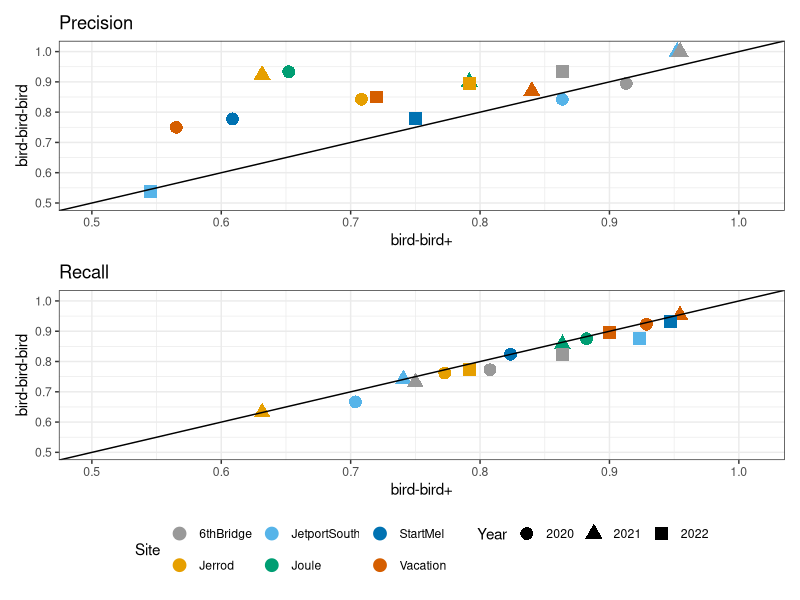
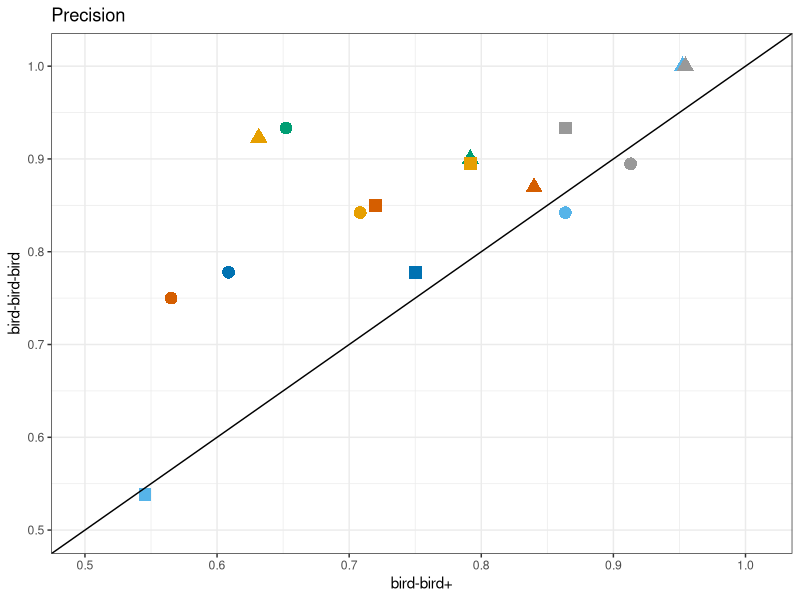
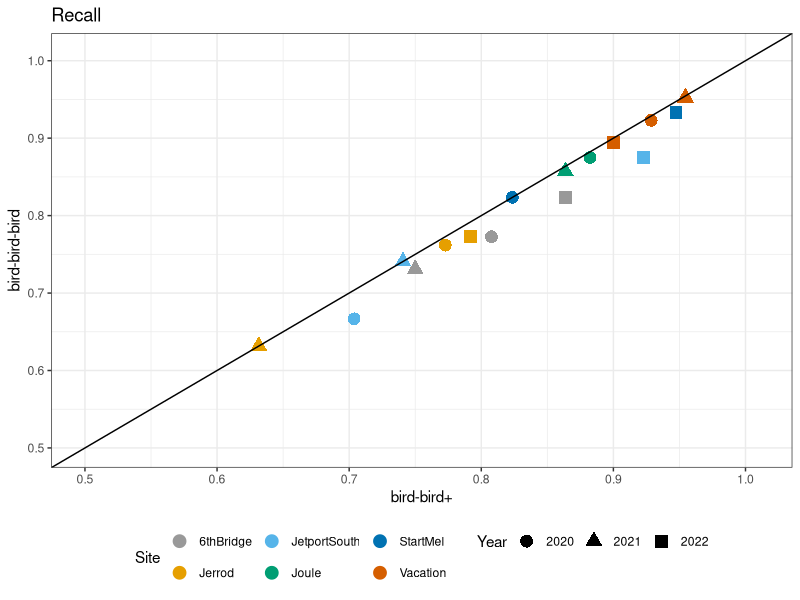

Source code (R) for these figures, in order: (Note: this script raises an error after producing the figures.)

library(dplyr)
library(reshape2)
library(ggplot2)
library(tidyr)
library(ggbeeswarm)
library(patchwork)

FindDiffs <- function(data, human, computer) {
  disagreed.nests.Tno <- data %>% filter(data[[human]] == "T" &
   data[[computer]]  == "no")
  disagreed.nests.Fyes <- data %>% filter(data[[human]] == "F" &
                                            data[[computer]] == "yes")
  disagreed.nests = rbind(disagreed.nests.Tno, disagreed.nests.Fyes)
  return(disagreed.nests)
  # write.csv(disagreed_nests, "nest_diffs.csv")
}

CalculateMetrics <- function(data, computer_col) {
  # calculates precision and recall
  precision = sum(data$nest == "T" & data[computer_col] == "yes") / sum(data[computer_col] == "yes")
  recall = sum(data$nest == "T" & data[computer_col] == "yes") / sum(data$nest == "T")
  output = c(precision, recall)
  return(output)
}

JoinInputs <- function(human.data, computer.data) {
  # joins human and computer data, drops duplicate columns, and cleans column names
  # keeps only computer data when there is human data
  human.data = human.data |> unite("prime_ID", c(site, year, sample_id), remove = FALSE)
  computer.data = computer.data |> unite("prime_ID", c(site, year, sample_id), remove = FALSE)
  output = left_join(human.data, computer.data, by = "prime_ID")
  output = output |>
    select(-c(site.y, year.y, sample_id.y)) |>
    rename(
      year = year.x,
      site = site.x,
      sample_id = sample_id.x,
    )

}

EvaluateNests = function(data, computer_col){
  #subsets data by year and colony and calculates precision and recall
  data = data |> filter(nest == "T" | nest == "F")
  sites = unique(data$site)
  years = unique(data$year)
  results = data.frame(Year = integer(), 
                       Site=character(), 
                       Precision = double(), 
                       Recall =double())
  for (x in years) {
    for (y in sites) {
      site.year.data = data |> filter(year == x & site == y)
      site.year.metrics = CalculateMetrics(site.year.data, computer_col)
      results = results |> add_row(Year=x, 
                                   Site=y, 
                                   Precision=site.year.metrics[1], 
                                   Recall=site.year.metrics[2])
    }
  }
  return(results)
}

# DATA PROCESSING  

# read human observations (visual.input) and model detections (computer.input)
visual.input = read.csv("imagery_only_human.csv")
computer.input = read.csv("nest_detector_imagery_sample_locations.csv")

# keep only colonies with ground control points and weekly flights
computer.input = computer.input |> filter(site %in% c("Jerrod","Joule", 
                                                      "Vacation", "6thBridge",
                                                      "StartMel", "JetportSouth"))

# merge human and computer files by assessment location

joined.data = JoinInputs(visual.input, computer.input) 

# Create computer nest prediction column for bird-bird-bird 
#    joined.data contains nest predictions (known_nest = yes or no) using the 
#    bird-bird rule (i.e. 2 consecutive bird detections or 3+ detections over the 
#    time series). Because bird-bird-bird (3+ detections over the time series) 
#    is a subset of the bird-bird rule, we filtered observations to remove all 
#    nest detections where num_obs (number of bird detections) = 2.
joined.data = joined.data |> mutate(bird.3.nest = ifelse(known_nest == 'yes' & num_obs == 2, NA, known_nest))

# Make analysis data.frames  
#   for sites with human prediction (nest.data). Sample size for nest.data drops to 
#   794 because nests without a human assessment are dropped in the join. This 
#   includes both unassessed colonies (Joule 2022) and nest locations scored as U (Uncertain)
nest.data = joined.data |>  filter(nest == "T" | nest == "F")

# CALCULATE PRECISION AND RECALL AND SAMPLE SIZE
#   Bird-bird+
bird.bird.sample = nest.data |> group_by(site, year) |> summarise(count = n())
bird.bird.plus = EvaluateNests(nest.data, "known_nest") 
bird.bird.plus$detections = "2+"
avgbird2.recall = mean(na.omit(bird.bird.plus$Recall))
avgbird2.precision = mean(na.omit(bird.bird.plus$Precision))

# Bird-bird-bird
data.bird.bird.bird = nest.data |> filter(!is.na(bird.3.nest))
bird3.nest.sample = data.bird.bird.bird |> group_by(site, year) |> summarise(count = n())
bird.bird.bird = EvaluateNests(data.bird.bird.bird, "bird.3.nest")
bird.bird.bird$detections = "3+"


# POST-HOC INTERPRETATION
# generate list of nests where AI and human differed in assessment
nest.diffs.2 = FindDiffs(nest.data, "nest", "known_nest")
nest.diff.3 = FindDiffs(nest.data, "nest", "bird.3.nest")
false.positive2 = sum(nest.data$nest == "F" & nest.data$known_nest == "yes")
false.negative2 = sum(nest.data$nest == "T" & nest.data$known_nest == "no")
false.positive3 = sum(nest.data$nest == "F" & nest.data$bird.3.nest == "yes")
false.negative3 = sum(nest.data$nest == "T" & nest.data$bird.3.nest == "no")

# Extract human assessment = U (uncertain) records for post-hoc assessment of why sample
#   classified as U
uncertain = joined.data |>  filter(nest == "U")

# Calculate average metrics without Jetport South colony
drop.Jetport22 = bird.bird.bird |> filter(Site !="JetportSouth" | Year !="2022")
avg.nojet22.recall = mean(na.omit(drop.Jetport22$Recall))
avg.nojet22.precision = mean(na.omit(drop.Jetport22$Precision))

# MAKE FIGURES

cbPalette <- c("#999999", "#E69F00", "#56B4E9", "#009E73", "#0072B2", "#D55E00", "#CC79A7")

# Bird-bird+ vs bird-bird-bird
#   reorganize data for plotting 
precision.recall.2.3 = left_join(bird.bird.plus, bird.bird.bird, by=c("Site"="Site", "Year"="Year"))
precision.recall.2.3 = precision.recall.2.3 |> rename(Precision2=Precision.x, Precision3 = Precision.y, Recall2=Recall.x, Recall3=Recall.y)
precision.recall.2.3 = precision.recall.2.3 |> select(c(-detections.x, -detections.y)) 

#   plot recall and precision
plot.precision.23 =ggplot(precision.recall.2.3, aes(x=Precision2, y=Precision3)) +
  geom_point(aes(shape=factor(Year), color=Site), show.legend=FALSE, size = 4) + 
  scale_color_manual(values=cbPalette) +
  xlim(0.5,1.01) + 
  ylim(0.5,1.01) + 
  theme(axis.title = element_text(size = 15), axis.text = element_text(size= 10)) +
  geom_abline(intercept=0, slope = 1) + 
  xlab("bird-bird+") + ylab("bird-bird-bird") +
  ggtitle("Precision") +
  theme_bw()

plot.recall.23 = ggplot(precision.recall.2.3, aes(x=Recall2, y=Recall3)) +
  geom_point(aes(shape = factor(Year), color = Site), size = 4) + 
  scale_color_manual(values=cbPalette) +
  xlim(0.5,1.01) + 
  ylim(0.5,1.01) + 
  theme(axis.title = element_text(size = 15), axis.text = element_text(size= 10)) +
  geom_abline(intercept=0, slope = 1) + 
  xlab("bird-bird+") + ylab("bird-bird-bird") +
  labs(shape = "Year") +
  ggtitle("Recall") +
  theme_bw() +
  theme(legend.position="bottom")
 
combined = plot.precision.23/plot.recall.23

# Plots for Across Colony or Year - bird-bird-bird only
#   organize data for plots
colony.year.results = bird.bird.bird |> gather(metric, value, Precision:Recall)
year.means.precision = bird.bird.bird |> group_by(Year) |> summarise(mean_precision = mean(na.omit(Precision)))
year.means.recall = bird.bird.bird |> group_by(Year) |> summarise(mean_recall = mean(na.omit(Recall)))

### By Year
ggplot(colony.year.results, aes(x=factor(Year), y=value)) +
  geom_violin(trim=FALSE, draw_quantiles = c(0.5)) +
  geom_dotplot(binaxis='y', stackdir='center', dotsize=1, position = position_dodge(.9)) +
  ylim(0,1) +
  labs(x = "Year", y = "Performance Metric") +
  theme(axis.title = element_text(size = 20), axis.text = element_text(size= 15),
        plot.title = element_text(size = 20), strip.text.y = element_text(size = 20), strip.text = element_text(size = 20)) +
  facet_wrap(~metric, nrow=2) + geom_hline(data=average.metrics, aes(yintercept= value),linetype=3, size=1)
avgbird3.recall = mean(na.omit(bird.bird.bird$Recall))
avgbird3.precision = mean(na.omit(bird.bird.bird$Precision))
### By Colony
ggplot(colony.year.results, aes(x=factor(Site), y=value)) +
  geom_violin(trim=FALSE, draw_quantiles = c(0.5)) +
  geom_dotplot(binaxis='y', stackdir='center', dotsize=1) +
  ylim(0,1) + facet_grid(rows="metric") +
  labs(x = "Site", y = "Performance Metric") +
  geom_hline(data=average_metrics, aes(yintercept= value),linetype=3, size=1) +
  theme(axis.title = element_text(size = 20), axis.text.y = element_text(size=15), 
        axis.text.x = element_text(size= 15, angle = 90, vjust=0.5),
        plot.title = element_text(size = 20), strip.text = element_text(size = 20)) +
  facet_wrap(~metric, nrow=2) + geom_hline(data=average_metrics, aes(yintercept= value),linetype=3, size=1)

# PRINT FIGURES
#   bird-bird-bird vs. bird-bird-plus
tiff("bird2_bird3.tiff",
    width = 4600,
    height = 4600, 
    units = "px", 
    res = 800, 
#    compression = "lzw",
    bg = "white", 
    pointsize = 5)

# Creating a plot
plot(combined)

# Closing the graphical device
dev.off() 


# 3+ colony and year results
#  organize data for plots
colony.year.results = bird.bird.bird |> gather(metric, value, Precision:Recall)

### By Year
ggplot(colony.year.results, aes(x=factor(Year), y=value)) +
  geom_violin(trim=FALSE, draw_quantiles = c(0.5)) +
  geom_dotplot(binaxis='y', stackdir='center', dotsize=1, position = position_dodge(.9)) +
  ylim(0,1) +
  labs(x = "Year", y = "Performance Metric") +
  theme(axis.title = element_text(size = 20), axis.text = element_text(size= 15),
        plot.title = element_text(size = 20), strip.text.y = element_text(size = 20), strip.text = element_text(size = 20)) +
  facet_wrap(~metric, nrow=2) + geom_hline(data=average_metrics, aes(yintercept= value),linetype=3, size=1)

### By Colony
ggplot(colony.year.results, aes(x=factor(Site), y=value)) +
  geom_violin(trim=FALSE, draw_quantiles = c(0.5)) +
  geom_dotplot(binaxis='y', stackdir='center', dotsize=1) +
  ylim(0,1) + facet_grid(rows="metric") +
  labs(x = "Site", y = "Performance Metric") +
  geom_hline(data=average_metrics, aes(yintercept= value),linetype=3, size=1) +
  theme(axis.title = element_text(size = 20), axis.text.y = element_text(size=15), 
        axis.text.x = element_text(size= 15, angle = 90, vjust=0.5),
        plot.title = element_text(size = 20), strip.text = element_text(size = 20)) +
  facet_wrap(~metric, nrow=2) + geom_hline(data=average_metrics, aes(yintercept= value),linetype=3, size=1)

# Assess uncertains: 
# Bird-bird-plus: 
uncertains2 =length(uncertain$known_nest)
computer.T.2 = sum(uncertain$known_nest == "yes")
computer.F.2 = sum(uncertain$known_nest == "no")

# Bird-bird-bird: 

Uncertain_total_3 = length(uncertains$known_nest)
AI_T_3 = sum(uncertains3$known_nest == "yes")
AI_F_3 = sum(uncertains3$known_nest == "no")


### all years and colonies
ggplot(colony.year.results, aes(x=metric, y=value, fill=metric)) +
  geom_violin(trim=FALSE, draw_quantiles = c(0.5)) +
  geom_dotplot(binaxis='y', stackdir='center', dotsize=1, position = position_dodge(.9)) +
  theme(axis.title = element_text(size = 20), axis.text = element_text(size= 15),
        plot.title = element_text(size = 20)) +
  ylim(0,1) + ggtitle("All Colonies, All Years, 3 detections or more")